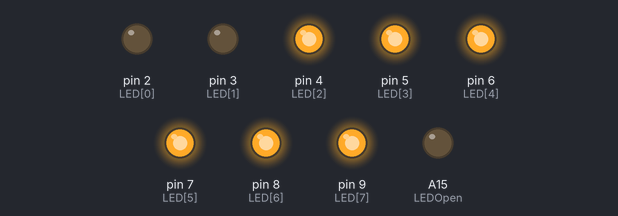
This sketch was run on a simulated Arduino Mega 2560, built with avr-gcc and run on an emulated ATmega2560. On the bench: output pins drawn as LEDs (lit = HIGH).

Above: at 0.2 s.
At 0.7 s:
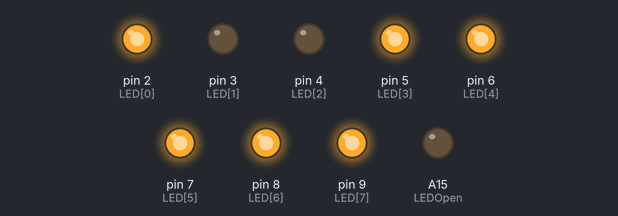
At 1.7 s:
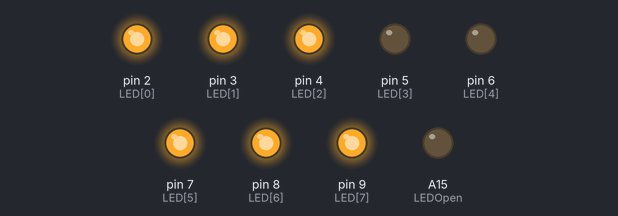
At 2.2 s:
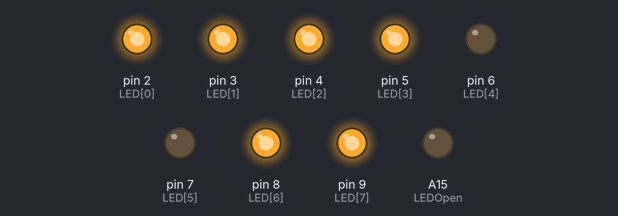
At 3.7 s:
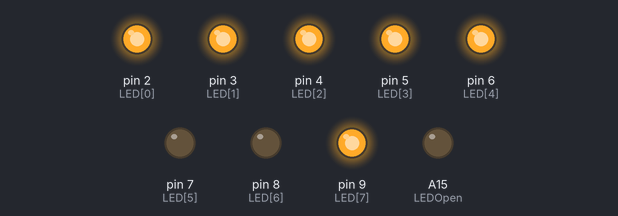
At 7.2 s:
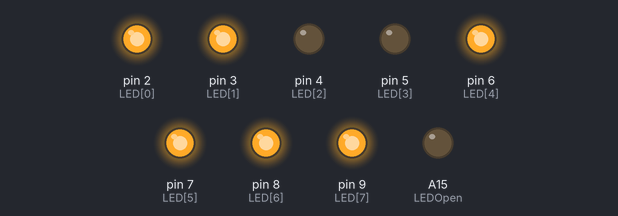
Timing chart, 0 to 7.8 s (numbered marks = the images above):
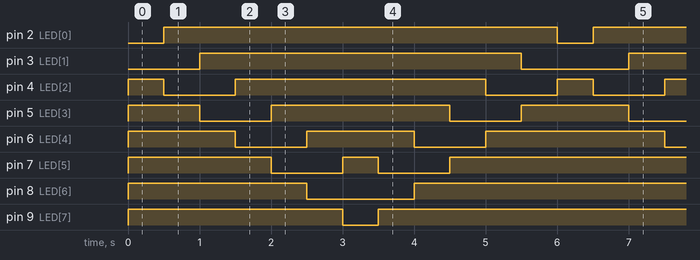

Measured:
- by itself, pin 2 (LED[0]), pin 9 (LED[7]): alternates HIGH for 5.5 s and LOW for 0.50 s
- by itself, pin 3 (LED[1]), pin 8 (LED[6]): alternates HIGH for 4.5 s and LOW for 1.5 s
- by itself, pin 4 (LED[2]): repeats every 6.0 s: HIGH 3.5 s, LOW 1.0 s, HIGH 0.50 s, LOW 1.0 s
- by itself, pin 5 (LED[3]): repeats every 6.0 s: HIGH 2.5 s, LOW 1.0 s, HIGH 1.5 s, LOW 1.0 s
- by itself, pin 6 (LED[4]): repeats every 6.0 s: HIGH 1.5 s, LOW 1.0 s, HIGH 2.5 s, LOW 1.0 s
- by itself, pin 7 (LED[5]): repeats every 6.0 s: HIGH 0.50 s, LOW 1.0 s, HIGH 3.5 s, LOW 1.0 s

The sketch:

EXE2.ino
```cpp
const int LED[] = {2, 3, 4, 5, 6, 7, 8, 9};
const int LEDOpen = A15;

void setup() {
  // put your setup code here, to run once:

    for(int i = 0; i < 8; i++)
    {

        pinMode(LED[i], OUTPUT);
        digitalWrite(LED[i], HIGH);

    }

    pinMode(LEDOpen, OUTPUT);
    digitalWrite(LEDOpen, LOW);

}

void loop() {
  // put your main code here, to run repeatedly:

    for(int i = 0; i < 7; i++)
    {

        digitalWrite(LED[i], LOW);
        digitalWrite(LED[i + 1], LOW);
        delay(500);
        digitalWrite(LED[i], HIGH);
        digitalWrite(LED[i + 1], HIGH);

    }

    for(int i = 6; i > 1; i--)
    {

        digitalWrite(LED[i], LOW);
        digitalWrite(LED[i - 1], LOW);
        delay(500);
        digitalWrite(LED[i], HIGH);
        digitalWrite(LED[i - 1], HIGH);

    }

}
```
